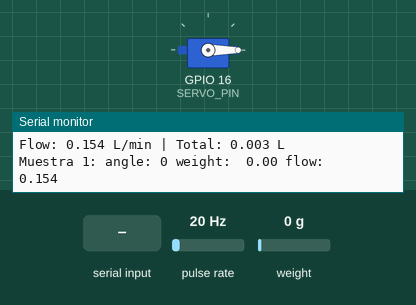
Simulated run of this sketch. Board: ESP32. Parts: servo, the last lines printed to the serial monitor. Wiring (inferred from the names in the program): pulse sensor: data GPIO 15. The inputs (shaded band) are chosen by the test bench; at power-on: pulse rate 20 Hz, weight on the scale 0 g. WiFi joins after 1.5 s; servers stay silent unless stated; random numbers use the default seed unless the sketch sets one; no MQTT or app messages arrive unless stated.

Above: at 5.8 s.
5.9 s: "90,45\n" received over Serial
At 6.9 s:
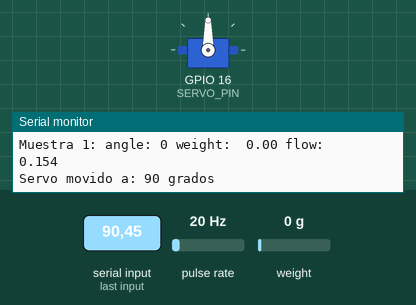
7.5 s: "30,150\n" received over Serial
At 9.2 s:
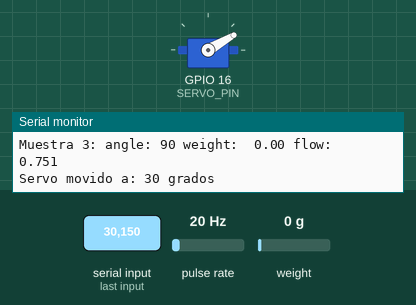
13.9 s: "90\n" received over Serial
At 15.1 s:
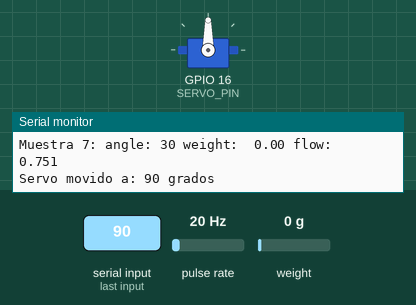
Timing chart, 0 to 16.6 s (numbered marks = the images above; inputs shaded):
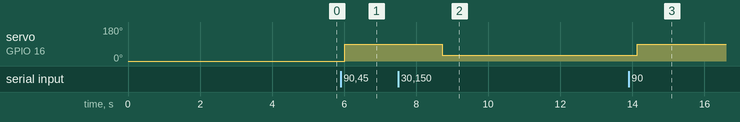

Measured:
- after the input at 5.9 s, servo on GPIO 16 (SERVO_PIN): 0° → 90° after 0.12 s
- after the input at 7.5 s, servo on GPIO 16 (SERVO_PIN): 90° → 30° after 1.2 s
- after the input at 13.9 s, servo on GPIO 16 (SERVO_PIN): 30° → 90° after 0.24 s

The sketch:

mqtt_demas_servo.ino
```cpp
#include <WiFi.h>
#include <PubSubClient.h>
#include <ESP32Servo.h>

#include <Arduino.h>
#include "HX711.h"

// =========================
// ENTRADAS SENSORES
// =========================
#define DT_PIN 4
#define SCK_PIN 5
#define FLOW_PIN 15  // GPIO D15 - YF-S401
#define SERVO_PIN 16 // GPIO D16 - Servo

// =========================
// DATOS DE WIFI
// =========================
const char* ssid = "realme C67";
const char* password = "jkgh23!;";

// =========================
// DATOS DEL BROKER MQTT
// =========================
const char* mqtt_server = "10.142.210.191";
const int mqtt_port = 1883;
const char* mqtt_topic = "kalman_proj";


// =========================
// SENSOR BALANZA
// =========================
bool loadCellConnected = false;
HX711 scale;
float calibration_factor = 428.473;

// --- Variables sensor de flujo ---
volatile unsigned long pulseCount = 0;
float PULSES_PER_LITER = 354.2;
unsigned long lastFlowCalc = 0;
float flowRate_Lmin = 0.0;
float totalVolume_L = 0.0;

void IRAM_ATTR pulseCounter() {
  pulseCount++;
}

// =========================
// SERVO
// =========================
Servo miServo;
int anguloActual = 0;

// =========================
// CONTADOR (solo informativo, ya no limita el muestreo)
// =========================
unsigned long contador = 0;

// =========================
// OBJETOS WIFI Y MQTT
// =========================
WiFiClient espClient;
PubSubClient client(espClient);

// =========================
// FUNCION: CONECTAR WIFI
// =========================
void setup_wifi() {
  delay(100);
  Serial.println();
  Serial.print("Conectando a WiFi: ");
  Serial.println(ssid);

  WiFi.begin(ssid, password);

  while (WiFi.status() != WL_CONNECTED) {
    delay(500);
    Serial.print(".");
  }

  Serial.println();
  Serial.println("WiFi conectado");
  Serial.print("IP de la ESP32: ");
  Serial.println(WiFi.localIP());
}

// =========================
// FUNCION: RECONECTAR MQTT
// =========================
void reconnect() {
  while (!client.connected()) {
    Serial.print("Conectando al broker MQTT... ");

    String clientId = "ESP32Client-";
    clientId += String(random(1000, 9999));

    if (client.connect(clientId.c_str())) {
      Serial.println("conectado");
    } else {
      Serial.print("fallo, rc=");
      Serial.print(client.state());
      Serial.println(" intentando nuevamente en 2 segundos");
      delay(2000);
    }
  }
}

// =========================
// FUNCION: LEER ANGULO DESDE SERIAL
// =========================
void leerServoDesdeSerial() {
  if (Serial.available() > 0) {
    int angulo = Serial.parseInt();

    while (Serial.available() > 0) {
      Serial.read();
    }

    if (angulo >= 0 && angulo <= 90) {
      miServo.write(angulo);
      anguloActual = angulo;
      Serial.print("Servo movido a: ");
      Serial.print(angulo);
      Serial.println(" grados");
    } else {
      Serial.println("Valor invalido. Ingresa un numero entre 0 y 90.");
    }
  }
}

// =========================
// SETUP
// =========================
void setup() {
  Serial.begin(115200);
  delay(2000);

  setup_wifi();

  client.setServer(mqtt_server, mqtt_port);

  Serial.println("Inicio de adquisicion continua por MQTT");

  // Servo
  miServo.setPeriodHertz(50);
  miServo.attach(SERVO_PIN, 500, 2400);
  miServo.write(anguloActual);
  Serial.println("Escribe un angulo entre 0 y 90 para mover el servo:");

  // Celda de carga
  scale.begin(DT_PIN, SCK_PIN);
  Serial.println("Checking load cell...");
  if (scale.wait_ready_timeout(200)) {
    loadCellConnected = true;
    scale.set_scale(calibration_factor);
    Serial.println("Taring...");
    scale.tare();
    Serial.println("Tare complete.");
  } else {
    Serial.println("Load cell NOT detected. Reinicia la ESP32 despues de conectarla.");
  }

  // Sensor de flujo
  pinMode(FLOW_PIN, INPUT_PULLUP);
  attachInterrupt(digitalPinToInterrupt(FLOW_PIN), pulseCounter, FALLING);

  lastFlowCalc = millis();
}

// =========================
// LOOP
// =========================
void loop() {
  if (!client.connected()) {
    reconnect();
  }

  client.loop();

  leerServoDesdeSerial();

  // --- Lectura de la celda de carga (protegida del sensor de flujo) ---
  float reading2 = 0;
  static float lastValidWeight = 0;

  if (loadCellConnected) {
    // Pausamos brevemente la interrupcion del flujo para no corromper
    // el timing de bit-banging del HX711
    detachInterrupt(digitalPinToInterrupt(FLOW_PIN));

    float reading1 = scale.get_units(5);
    delay(50);
    reading2 = scale.get_units(5);

    attachInterrupt(digitalPinToInterrupt(FLOW_PIN), pulseCounter, FALLING);

    if (abs(reading1 - reading2) < 2.0) {  // tolerancia un poco mas flexible
      lastValidWeight = reading2;
      Serial.print("Weight: ");
      Serial.print(reading2, 2);
      Serial.println(" g");
    }
    reading2 = lastValidWeight;
  }

  // --- Calculo del flujo cada 1 segundo ---
  unsigned long now = millis();
  if (now - lastFlowCalc >= 1000) {
    detachInterrupt(digitalPinToInterrupt(FLOW_PIN));
    unsigned long pulses = pulseCount;
    pulseCount = 0;
    attachInterrupt(digitalPinToInterrupt(FLOW_PIN), pulseCounter, FALLING);

    float elapsedSec = (now - lastFlowCalc) / 1000.0;
    lastFlowCalc = now;

    float litersThisInterval = pulses / PULSES_PER_LITER;
    totalVolume_L += litersThisInterval;

    flowRate_Lmin = (litersThisInterval / elapsedSec) * 60.0;

    Serial.print("Flow: ");
    Serial.print(flowRate_Lmin, 3);
    Serial.print(" L/min | Total: ");
    Serial.print(totalVolume_L, 3);
    Serial.println(" L");
  }

  // Convertir floats a texto
  char mensajeweight[12];
  if (loadCellConnected) {
    dtostrf(reading2, 5, 2, mensajeweight);
  } else {
    strcpy(mensajeweight, "NA");
  }

  char mensajeflow[12];
  dtostrf(flowRate_Lmin, 8, 3, mensajeflow);

  // Armar mensaje combinado
  char mensaje[64];
  snprintf(mensaje, sizeof(mensaje), "angle: %d weight: %s flow: %s", anguloActual, mensajeweight, mensajeflow);

  // Publicar mensaje combinado
  client.publish(mqtt_topic, mensaje);

  contador++;
  Serial.print("Muestra ");
  Serial.print(contador);
  Serial.print(": ");
  Serial.println(mensaje);

  delay(300);
}
```
